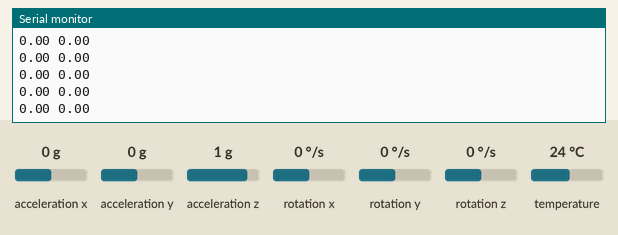
Recording of a sketch running on a simulated Arduino Uno, built with avr-gcc and run on an emulated ATmega328P. On the bench: the last lines printed to the serial monitor. Inputs (shaded band) come from the test bench; at power-on: acceleration z 1 g, acceleration x 0 g, acceleration y 0 g, rotation x 0 °/s, rotation y 0 °/s, rotation z 0 °/s, temperature 24 °C.

Above: at 6.1 s.
6.2 s: acceleration z set to 0 g
At 7.0 s:
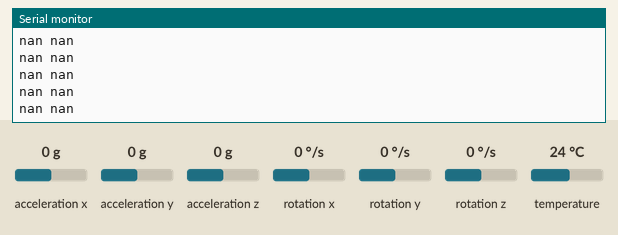
8.1 s: acceleration x set to -1.4 g
At 8.6 s:
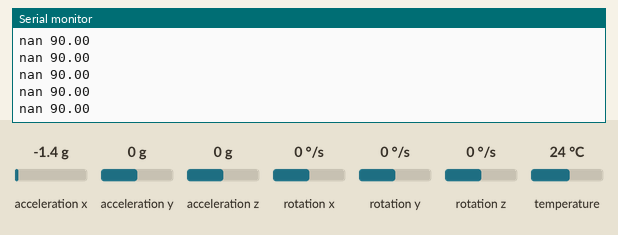
10.0 s: acceleration y set to -1.4 g
At 10.9 s:
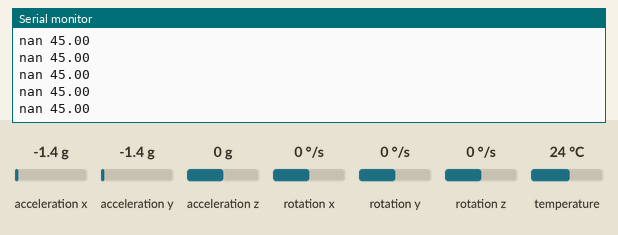

The sketch:

kalman_6050.ino
```cpp
#include <Adafruit_MPU6050.h>
#include <Adafruit_Sensor.h>
#include <Wire.h>

Adafruit_MPU6050 mpu;


float i;
float ax_offset = 0, ay_offset = 0;
float gx_offset = 0, gy_offset = 0;


float rad2deg = 57.29587;
float roll_v = 0, pitch_v = 0;


float now = 0, lasttime = 0, dt = 0;


float gyro_roll = 0, gyro_pitch = 0;
float acc_roll = 0, acc_pitch = 0;
float k_roll = 0, k_pitch = 0;


float e_P[2][2] = { {1,0},{0,1} };


float k_k[2][2] = { {1,0},{0,1} };

void setup() {

    Wire.begin();  //sda>23  scl>5


    Serial.begin(115200);
    delay(100);


    while( !mpu.begin() )
    {
      Serial.println("Fail");
    }
    Serial.println("found!");
mpu.setAccelerometerRange(MPU6050_RANGE_2_G);
mpu.setGyroRange(MPU6050_RANGE_250_DEG);
mpu.setFilterBandwidth(MPU6050_BAND_21_HZ);


  for(i = 1; i<=2000; i++){
    sensors_event_t a, g, temp;
    mpu.getEvent(&a, &g, &temp);
    ax_offset = ax_offset + a.acceleration.x;
    ay_offset = ay_offset + a.acceleration.y;
    gx_offset = gx_offset + g.gyro.x;
    gy_offset = gy_offset + g.gyro.y;
  }
  ax_offset = ax_offset / 2000 ;
  ay_offset = ay_offset / 2000 ;
  gx_offset = gx_offset / 2000 ;
  gy_offset = gy_offset / 2000 ;
  Serial.println("roll:,pitch:");

  delay(100);
}

void loop() {

  now = millis();
  dt = (now - lasttime) / 1000.0;
  lasttime = now;


  sensors_event_t a, g, temp;
  mpu.getEvent(&a, &g, &temp);


  roll_v = (g.gyro.x-gx_offset) + ((sin(k_pitch)*sin(k_roll))/cos(k_pitch))*(g.gyro.y-gy_offset) + ((sin(k_pitch)*cos(k_roll))/cos(k_pitch))*g.gyro.z;
  pitch_v = cos(k_roll)*(g.gyro.y-gy_offset) - sin(k_roll)*g.gyro.z;
  gyro_roll = k_roll + dt*roll_v;
  gyro_pitch = k_pitch + dt*pitch_v;


  e_P[0][0] = e_P[0][0] + 0.0025;
  e_P[0][1] = e_P[0][1] + 0;
  e_P[1][0] = e_P[1][0] + 0;
  e_P[1][1] = e_P[1][1] + 0.0025;

  k_k[0][0] = e_P[0][0]/(e_P[0][0]+0.3);
  k_k[0][1] = 0;
  k_k[1][0] = 0;
  k_k[1][1] = e_P[1][1]/(e_P[1][1]+0.3);


//roll
  acc_roll = atan((a.acceleration.y - ay_offset) / (a.acceleration.z))*rad2deg;
//pitch
  acc_pitch = -1*atan((a.acceleration.x - ax_offset) / sqrt(sq(a.acceleration.y - ay_offset) + sq(a.acceleration.z)))*rad2deg;

  k_roll = gyro_roll + k_k[0][0]*(acc_roll - gyro_roll);
  k_pitch = gyro_pitch + k_k[1][1]*(acc_pitch - gyro_pitch);

//更新協方差矩陣
  e_P[0][0] = (1 - k_k[0][0])*e_P[0][0];
  e_P[0][1] = 0;
  e_P[1][0] = 0;
  e_P[1][1] = (1 - k_k[1][1])*e_P[1][1];

  //Serial.print(0); // To freeze the lower limit
  //Serial.print(" ");
  //Serial.print(90); // To freeze the upper limit
  //Serial.print(" ");
  //Serial.print("roll: ");
  //Serial.print(k_roll);
  //Serial.print(" ");
  //Serial.print("pitch: ");
  Serial.print(k_pitch);
  Serial.print(" ");
  Serial.println(acc_pitch);
  // Serial.println(" ");
  delay(1);
}
```

Measured:
- after the input at 6.2 s, the serial monitor: prints a new line at once (image 1)
- after the input at 8.1 s, the serial monitor: prints a new line at once (image 2)
- after the input at 10.0 s, the serial monitor: prints a new line at once (image 3)
